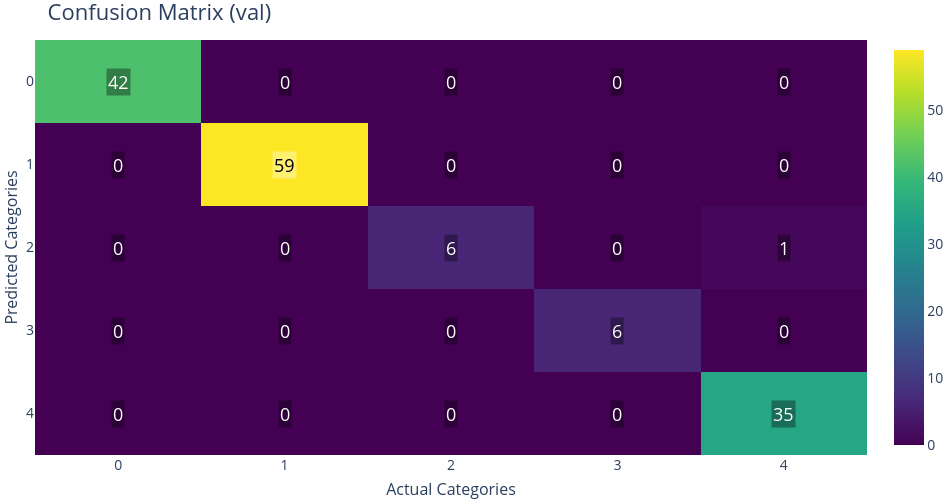

Notebook source saved alongside this figure:
### Markdown cell above
### For validation portion

### Code cell
fig_cm = pyg.PlotConfusionMatrix(split="validate")
fig_cm.show()

### Figure 1 — Plotly figure (JSON) as saved in the notebook; plotly's stock layout.template omitted (floating-point values rounded to 4 significant figures)
{"data": [{"colorbar": {"tickfont": {"size": 14}, "title": {"font": {"size": 16}}}, "colorscale": [[0, "rgb(68, 1, 84)"], [0.1111, "rgb(72, 40, 120)"], [0.2222, "rgb(62, 73, 137)"], [0.3333, "rgb(49, 104, 142)"], [0.4444, "rgb(38, 130, 142)"], [0.5556, "rgb(31, 158, 137)"], [0.6667, "rgb(53, 183, 121)"], [0.7778, "rgb(110, 206, 88)"], [0.8889, "rgb(181, 222, 43)"], [1, "rgb(253, 231, 37)"]], "showscale": true, "type": "heatmap", "x": [0, 1, 2, 3, 4], "y": [0, 1, 2, 3, 4], "z": [[42, 0, 0, 0, 0], [0, 59, 0, 0, 0], [0, 0, 6, 0, 1], [0, 0, 0, 6, 0], [0, 0, 0, 0, 35]], "zmax": 59, "zmin": 0}], "layout": {"annotations": [{"bgcolor": "rgba(0,0,0,0.35)", "font": {"color": "white", "size": 18}, "opacity": 1, "showarrow": false, "text": "42", "x": 0, "xref": "x", "y": 0, "yref": "y"}, {"bgcolor": "rgba(0,0,0,0.35)", "font": {"color": "white", "size": 18}, "opacity": 1, "showarrow": false, "text": "0", "x": 1, "xref": "x", "y": 0, "yref": "y"}, {"bgcolor": "rgba(0,0,0,0.35)", "font": {"color": "white", "size": 18}, "opacity": 1, "showarrow": false, "text": "0", "x": 2, "xref": "x", "y": 0, "yref": "y"}, {"bgcolor": "rgba(0,0,0,0.35)", "font": {"color": "white", "size": 18}, "opacity": 1, "showarrow": false, "text": "0", "x": 3, "xref": "x", "y": 0, "yref": "y"}, {"bgcolor": "rgba(0,0,0,0.35)", "font": {"color": "white", "size": 18}, "opacity": 1, "showarrow": false, "text": "0", "x": 4, "xref": "x", "y": 0, "yref": "y"}, {"bgcolor": "rgba(0,0,0,0.35)", "font": {"color": "white", "size": 18}, "opacity": 1, "showarrow": false, "text": "0", "x": 0, "xref": "x", "y": 1, "yref": "y"}, {"bgcolor": "rgba(255,255,255,0.35)", "font": {"color": "black", "size": 18}, "opacity": 1, "showarrow": false, "text": "59", "x": 1, "xref": "x", "y": 1, "yref": "y"}, {"bgcolor": "rgba(0,0,0,0.35)", "font": {"color": "white", "size": 18}, "opacity": 1, "showarrow": false, "text": "0", "x": 2, "xref": "x", "y": 1, "yref": "y"}, {"bgcolor": "rgba(0,0,0,0.35)", "font": {"color": "white", "size": 18}, "opacity": 1, "showarrow": false, "text": "0", "x": 3, "xref": "x", "y": 1, "yref": "y"}, {"bgcolor": "rgba(0,0,0,0.35)", "font": {"color": "white", "size": 18}, "opacity": 1, "showarrow": false, "text": "0", "x": 4, "xref": "x", "y": 1, "yref": "y"}, {"bgcolor": "rgba(0,0,0,0.35)", "font": {"color": "white", "size": 18}, "opacity": 1, "showarrow": false, "text": "0", "x": 0, "xref": "x", "y": 2, "yref": "y"}, {"bgcolor": "rgba(0,0,0,0.35)", "font": {"color": "white", "size": 18}, "opacity": 1, "showarrow": false, "text": "0", "x": 1, "xref": "x", "y": 2, "yref": "y"}, {"bgcolor": "rgba(0,0,0,0.35)", "font": {"color": "white", "size": 18}, "opacity": 1, "showarrow": false, "text": "6", "x": 2, "xref": "x", "y": 2, "yref": "y"}, {"bgcolor": "rgba(0,0,0,0.35)", "font": {"color": "white", "size": 18}, "opacity": 1, "showarrow": false, "text": "0", "x": 3, "xref": "x", "y": 2, "yref": "y"}, {"bgcolor": "rgba(0,0,0,0.35)", "font": {"color": "white", "size": 18}, "opacity": 1, "showarrow": false, "text": "1", "x": 4, "xref": "x", "y": 2, "yref": "y"}, {"bgcolor": "rgba(0,0,0,0.35)", "font": {"color": "white", "size": 18}, "opacity": 1, "showarrow": false, "text": "0", "x": 0, "xref": "x", "y": 3, "yref": "y"}, {"bgcolor": "rgba(0,0,0,0.35)", "font": {"color": "white", "size": 18}, "opacity": 1, "showarrow": false, "text": "0", "x": 1, "xref": "x", "y": 3, "yref": "y"}, {"bgcolor": "rgba(0,0,0,0.35)", "font": {"color": "white", "size": 18}, "opacity": 1, "showarrow": false, "text": "0", "x": 2, "xref": "x", "y": 3, "yref": "y"}, {"bgcolor": "rgba(0,0,0,0.35)", "font": {"color": "white", "size": 18}, "opacity": 1, "showarrow": false, "text": "6", "x": 3, "xref": "x", "y": 3, "yref": "y"}, {"bgcolor": "rgba(0,0,0,0.35)", "font": {"color": "white", "size": 18}, "opacity": 1, "showarrow": false, "text": "0", "x": 4, "xref": "x", "y": 3, "yref": "y"}, {"bgcolor": "rgba(0,0,0,0.35)", "font": {"color": "white", "size": 18}, "opacity": 1, "showarrow": false, "text": "0", "x": 0, "xref": "x", "y": 4, "yref": "y"}, {"bgcolor": "rgba(0,0,0,0.35)", "font": {"color": "white", "size": 18}, "opacity": 1, "showarrow": false, "text": "0", "x": 1, "xref": "x", "y": 4, "yref": "y"}, {"bgcolor": "rgba(0,0,0,0.35)", "font": {"color": "white", "size": 18}, "opacity": 1, "showarrow": false, "text": "0", "x": 2, "xref": "x", "y": 4, "yref": "y"}, {"bgcolor": "rgba(0,0,0,0.35)", "font": {"color": "white", "size": 18}, "opacity": 1, "showarrow": false, "text": "0", "x": 3, "xref": "x", "y": 4, "yref": "y"}, {"bgcolor": "rgba(0,0,0,0.35)", "font": {"color": "white", "size": 18}, "opacity": 1, "showarrow": false, "text": "35", "x": 4, "xref": "x", "y": 4, "yref": "y"}], "font": {"size": 16}, "height": 500, "margin": {"b": 0, "l": 0, "r": 0, "t": 40}, "paper_bgcolor": "RGBA(0,0,0,0)", "plot_bgcolor": "RGBA(0,0,0,0)", "title": {"font": {"size": 22}, "text": "Confusion Matrix (val)"}, "width": 950, "xaxis": {"gridcolor": "rgba(0,0,0,0.08)", "mirror": false, "showgrid": true, "showline": false, "tickangle": 0, "tickfont": {"size": 14}, "tickmode": "array", "ticktext": ["0", "1", "2", "3", "4"], "tickvals": [0, 1, 2, 3, 4], "title": {"font": {"size": 16}, "text": "Actual Categories"}, "zeroline": false}, "yaxis": {"autorange": "reversed", "gridcolor": "rgba(0,0,0,0.08)", "mirror": false, "showgrid": true, "showline": false, "tickfont": {"size": 14}, "tickmode": "array", "ticktext": ["0", "1", "2", "3", "4"], "tickvals": [0, 1, 2, 3, 4], "title": {"font": {"size": 16}, "text": "Predicted Categories"}, "zeroline": false}}}
